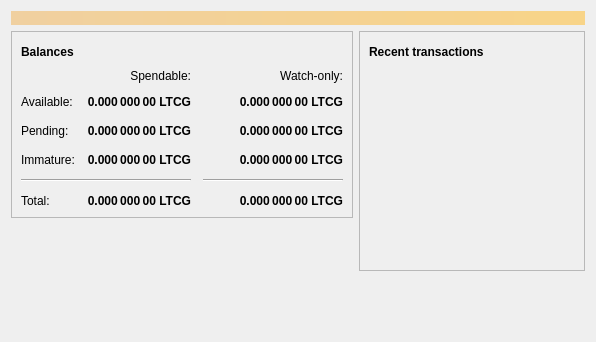
<?xml version="1.0" encoding="UTF-8"?>
<ui version="4.0">
 <class>OverviewPage</class>
 <widget class="QWidget" name="OverviewPage">
  <property name="geometry">
   <rect>
    <x>0</x>
    <y>0</y>
    <width>596</width>
    <height>342</height>
   </rect>
  </property>
  <property name="windowTitle">
   <string>Form</string>
  </property>
  <layout class="QVBoxLayout" name="topLayout">
   <item>
    <widget class="QLabel" name="labelAlerts">
     <property name="visible">
      <bool>false</bool>
     </property>
     <property name="styleSheet">
      <string notr="true">QLabel { background-color: qlineargradient(x1: 0, y1: 0, x2: 1, y2: 0, stop:0 #F0D0A0, stop:1 #F8D488); color:#000000; }</string>
     </property>
     <property name="wordWrap">
      <bool>true</bool>
     </property>
     <property name="margin">
      <number>3</number>
     </property>
     <property name="textInteractionFlags">
      <set>Qt::TextSelectableByMouse</set>
     </property>
    </widget>
   </item>
   <item>
    <layout class="QHBoxLayout" name="horizontalLayout" stretch="1,1">
     <item>
      <layout class="QVBoxLayout" name="verticalLayout_2">
       <item>
        <widget class="QFrame" name="frame">
         <property name="frameShape">
          <enum>QFrame::StyledPanel</enum>
         </property>
         <property name="frameShadow">
          <enum>QFrame::Raised</enum>
         </property>
         <layout class="QVBoxLayout" name="verticalLayout_4">
          <item>
           <layout class="QHBoxLayout" name="horizontalLayout_4">
            <item>
             <widget class="QLabel" name="label_5">
              <property name="font">
               <font>
                <weight>75</weight>
                <bold>true</bold>
               </font>
              </property>
              <property name="text">
               <string>Balances</string>
              </property>
             </widget>
            </item>
            <item>
             <widget class="QPushButton" name="labelWalletStatus">
              <property name="enabled">
               <bool>true</bool>
              </property>
              <property name="maximumSize">
               <size>
                <width>30</width>
                <height>16777215</height>
               </size>
              </property>
              <property name="toolTip">
               <string>The displayed information may be out of date. Your wallet automatically synchronizes with the Litecoingreen network after a connection is established, but this process has not completed yet.</string>
              </property>
              <property name="text">
               <string/>
              </property>
              <property name="icon">
               <iconset resource="../bitcoin.qrc">
                <normaloff>:/icons/warning</normaloff>
                <disabledoff>:/icons/warning</disabledoff>:/icons/warning</iconset>
              </property>
              <property name="iconSize">
               <size>
                <width>24</width>
                <height>24</height>
               </size>
              </property>
              <property name="flat">
               <bool>true</bool>
              </property>
             </widget>
            </item>
            <item>
             <spacer name="horizontalSpacer_3">
              <property name="orientation">
               <enum>Qt::Horizontal</enum>
              </property>
              <property name="sizeHint" stdset="0">
               <size>
                <width>40</width>
                <height>20</height>
               </size>
              </property>
             </spacer>
            </item>
           </layout>
          </item>
          <item>
           <layout class="QGridLayout" name="gridLayout">
            <property name="spacing">
             <number>12</number>
            </property>
            <item row="2" column="2">
             <widget class="QLabel" name="labelWatchPending">
              <property name="font">
               <font>
                <weight>75</weight>
                <bold>true</bold>
               </font>
              </property>
              <property name="cursor">
               <cursorShape>IBeamCursor</cursorShape>
              </property>
              <property name="toolTip">
               <string>Unconfirmed transactions to watch-only addresses</string>
              </property>
              <property name="text">
               <string notr="true">0.000 000 00 LTCG</string>
              </property>
              <property name="alignment">
               <set>Qt::AlignRight|Qt::AlignTrailing|Qt::AlignVCenter</set>
              </property>
              <property name="textInteractionFlags">
               <set>Qt::LinksAccessibleByMouse|Qt::TextSelectableByKeyboard|Qt::TextSelectableByMouse</set>
              </property>
             </widget>
            </item>
            <item row="2" column="1">
             <widget class="QLabel" name="labelUnconfirmed">
              <property name="font">
               <font>
                <weight>75</weight>
                <bold>true</bold>
               </font>
              </property>
              <property name="cursor">
               <cursorShape>IBeamCursor</cursorShape>
              </property>
              <property name="toolTip">
               <string>Total of transactions that have yet to be confirmed, and do not yet count toward the spendable balance</string>
              </property>
              <property name="text">
               <string notr="true">0.000 000 00 LTCG</string>
              </property>
              <property name="alignment">
               <set>Qt::AlignRight|Qt::AlignTrailing|Qt::AlignVCenter</set>
              </property>
              <property name="textInteractionFlags">
               <set>Qt::LinksAccessibleByMouse|Qt::TextSelectableByKeyboard|Qt::TextSelectableByMouse</set>
              </property>
             </widget>
            </item>
            <item row="3" column="2">
             <widget class="QLabel" name="labelWatchImmature">
              <property name="font">
               <font>
                <weight>75</weight>
                <bold>true</bold>
               </font>
              </property>
              <property name="cursor">
               <cursorShape>IBeamCursor</cursorShape>
              </property>
              <property name="toolTip">
               <string>Mined balance in watch-only addresses that has not yet matured</string>
              </property>
              <property name="text">
               <string notr="true">0.000 000 00 LTCG</string>
              </property>
              <property name="alignment">
               <set>Qt::AlignRight|Qt::AlignTrailing|Qt::AlignVCenter</set>
              </property>
              <property name="textInteractionFlags">
               <set>Qt::LinksAccessibleByMouse|Qt::TextSelectableByKeyboard|Qt::TextSelectableByMouse</set>
              </property>
             </widget>
            </item>
            <item row="4" column="0" colspan="2">
             <widget class="Line" name="line">
              <property name="orientation">
               <enum>Qt::Horizontal</enum>
              </property>
             </widget>
            </item>
            <item row="4" column="2">
             <widget class="Line" name="lineWatchBalance">
              <property name="sizePolicy">
               <sizepolicy hsizetype="Preferred" vsizetype="Fixed">
                <horstretch>0</horstretch>
                <verstretch>0</verstretch>
               </sizepolicy>
              </property>
              <property name="minimumSize">
               <size>
                <width>140</width>
                <height>0</height>
               </size>
              </property>
              <property name="orientation">
               <enum>Qt::Horizontal</enum>
              </property>
             </widget>
            </item>
            <item row="5" column="0">
             <widget class="QLabel" name="labelTotalText">
              <property name="text">
               <string>Total:</string>
              </property>
             </widget>
            </item>
            <item row="3" column="1">
             <widget class="QLabel" name="labelImmature">
              <property name="font">
               <font>
                <weight>75</weight>
                <bold>true</bold>
               </font>
              </property>
              <property name="cursor">
               <cursorShape>IBeamCursor</cursorShape>
              </property>
              <property name="toolTip">
               <string>Mined balance that has not yet matured</string>
              </property>
              <property name="text">
               <string notr="true">0.000 000 00 LTCG</string>
              </property>
              <property name="alignment">
               <set>Qt::AlignRight|Qt::AlignTrailing|Qt::AlignVCenter</set>
              </property>
              <property name="textInteractionFlags">
               <set>Qt::LinksAccessibleByMouse|Qt::TextSelectableByKeyboard|Qt::TextSelectableByMouse</set>
              </property>
             </widget>
            </item>
            <item row="2" column="3">
             <spacer name="horizontalSpacer_2">
              <property name="orientation">
               <enum>Qt::Horizontal</enum>
              </property>
              <property name="sizeHint" stdset="0">
               <size>
                <width>40</width>
                <height>20</height>
               </size>
              </property>
             </spacer>
            </item>
            <item row="3" column="0">
             <widget class="QLabel" name="labelImmatureText">
              <property name="text">
               <string>Immature:</string>
              </property>
             </widget>
            </item>
            <item row="5" column="1">
             <widget class="QLabel" name="labelTotal">
              <property name="font">
               <font>
                <weight>75</weight>
                <bold>true</bold>
               </font>
              </property>
              <property name="cursor">
               <cursorShape>IBeamCursor</cursorShape>
              </property>
              <property name="toolTip">
               <string>Your current total balance</string>
              </property>
              <property name="text">
               <string notr="true">0.000 000 00 LTCG</string>
              </property>
              <property name="alignment">
               <set>Qt::AlignRight|Qt::AlignTrailing|Qt::AlignVCenter</set>
              </property>
              <property name="textInteractionFlags">
               <set>Qt::LinksAccessibleByMouse|Qt::TextSelectableByKeyboard|Qt::TextSelectableByMouse</set>
              </property>
             </widget>
            </item>
            <item row="5" column="2">
             <widget class="QLabel" name="labelWatchTotal">
              <property name="font">
               <font>
                <weight>75</weight>
                <bold>true</bold>
               </font>
              </property>
              <property name="cursor">
               <cursorShape>IBeamCursor</cursorShape>
              </property>
              <property name="toolTip">
               <string>Current total balance in watch-only addresses</string>
              </property>
              <property name="text">
               <string notr="true">0.000 000 00 LTCG</string>
              </property>
              <property name="alignment">
               <set>Qt::AlignRight|Qt::AlignTrailing|Qt::AlignVCenter</set>
              </property>
              <property name="textInteractionFlags">
               <set>Qt::LinksAccessibleByMouse|Qt::TextSelectableByKeyboard|Qt::TextSelectableByMouse</set>
              </property>
             </widget>
            </item>
            <item row="0" column="2">
             <widget class="QLabel" name="labelWatchonly">
              <property name="text">
               <string>Watch-only:</string>
              </property>
              <property name="alignment">
               <set>Qt::AlignRight|Qt::AlignTrailing|Qt::AlignVCenter</set>
              </property>
             </widget>
            </item>
            <item row="1" column="0">
             <widget class="QLabel" name="labelBalanceText">
              <property name="text">
               <string>Available:</string>
              </property>
             </widget>
            </item>
            <item row="1" column="1">
             <widget class="QLabel" name="labelBalance">
              <property name="font">
               <font>
                <weight>75</weight>
                <bold>true</bold>
               </font>
              </property>
              <property name="cursor">
               <cursorShape>IBeamCursor</cursorShape>
              </property>
              <property name="toolTip">
               <string>Your current spendable balance</string>
              </property>
              <property name="text">
               <string notr="true">0.000 000 00 LTCG</string>
              </property>
              <property name="alignment">
               <set>Qt::AlignRight|Qt::AlignTrailing|Qt::AlignVCenter</set>
              </property>
              <property name="textInteractionFlags">
               <set>Qt::LinksAccessibleByMouse|Qt::TextSelectableByKeyboard|Qt::TextSelectableByMouse</set>
              </property>
             </widget>
            </item>
            <item row="1" column="2">
             <widget class="QLabel" name="labelWatchAvailable">
              <property name="font">
               <font>
                <weight>75</weight>
                <bold>true</bold>
               </font>
              </property>
              <property name="cursor">
               <cursorShape>IBeamCursor</cursorShape>
              </property>
              <property name="toolTip">
               <string>Your current balance in watch-only addresses</string>
              </property>
              <property name="text">
               <string notr="true">0.000 000 00 LTCG</string>
              </property>
              <property name="alignment">
               <set>Qt::AlignRight|Qt::AlignTrailing|Qt::AlignVCenter</set>
              </property>
              <property name="textInteractionFlags">
               <set>Qt::LinksAccessibleByMouse|Qt::TextSelectableByKeyboard|Qt::TextSelectableByMouse</set>
              </property>
             </widget>
            </item>
            <item row="2" column="0">
             <widget class="QLabel" name="labelPendingText">
              <property name="text">
               <string>Pending:</string>
              </property>
             </widget>
            </item>
            <item row="0" column="1">
             <widget class="QLabel" name="labelSpendable">
              <property name="text">
               <string>Spendable:</string>
              </property>
              <property name="alignment">
               <set>Qt::AlignRight|Qt::AlignTrailing|Qt::AlignVCenter</set>
              </property>
             </widget>
            </item>
           </layout>
          </item>
         </layout>
        </widget>
       </item>
       <item>
        <spacer name="verticalSpacer">
         <property name="orientation">
          <enum>Qt::Vertical</enum>
         </property>
         <property name="sizeHint" stdset="0">
          <size>
           <width>20</width>
           <height>40</height>
          </size>
         </property>
        </spacer>
       </item>
      </layout>
     </item>
     <item>
      <layout class="QVBoxLayout" name="verticalLayout_3">
       <item>
        <widget class="QFrame" name="frame_2">
         <property name="frameShape">
          <enum>QFrame::StyledPanel</enum>
         </property>
         <property name="frameShadow">
          <enum>QFrame::Raised</enum>
         </property>
         <layout class="QVBoxLayout" name="verticalLayout">
          <item>
           <layout class="QHBoxLayout" name="horizontalLayout_2">
            <item>
             <widget class="QLabel" name="label_4">
              <property name="font">
               <font>
                <weight>75</weight>
                <bold>true</bold>
               </font>
              </property>
              <property name="text">
               <string>Recent transactions</string>
              </property>
             </widget>
            </item>
            <item>
             <widget class="QPushButton" name="labelTransactionsStatus">
              <property name="enabled">
               <bool>true</bool>
              </property>
              <property name="maximumSize">
               <size>
                <width>30</width>
                <height>16777215</height>
               </size>
              </property>
              <property name="toolTip">
               <string>The displayed information may be out of date. Your wallet automatically synchronizes with the Litecoingreen network after a connection is established, but this process has not completed yet.</string>
              </property>
              <property name="text">
               <string/>
              </property>
              <property name="icon">
               <iconset resource="../bitcoin.qrc">
                <normaloff>:/icons/warning</normaloff>
                <disabledoff>:/icons/warning</disabledoff>:/icons/warning</iconset>
              </property>
              <property name="iconSize">
               <size>
                <width>24</width>
                <height>24</height>
               </size>
              </property>
              <property name="flat">
               <bool>true</bool>
              </property>
             </widget>
            </item>
            <item>
             <spacer name="horizontalSpacer">
              <property name="orientation">
               <enum>Qt::Horizontal</enum>
              </property>
              <property name="sizeHint" stdset="0">
               <size>
                <width>40</width>
                <height>20</height>
               </size>
              </property>
             </spacer>
            </item>
           </layout>
          </item>
          <item>
           <widget class="QListView" name="listTransactions">
            <property name="styleSheet">
             <string notr="true">QListView { background: transparent; }</string>
            </property>
            <property name="frameShape">
             <enum>QFrame::NoFrame</enum>
            </property>
            <property name="verticalScrollBarPolicy">
             <enum>Qt::ScrollBarAlwaysOff</enum>
            </property>
            <property name="horizontalScrollBarPolicy">
             <enum>Qt::ScrollBarAlwaysOff</enum>
            </property>
            <property name="selectionMode">
             <enum>QAbstractItemView::NoSelection</enum>
            </property>
           </widget>
          </item>
         </layout>
        </widget>
       </item>
       <item>
        <spacer name="verticalSpacer_2">
         <property name="orientation">
          <enum>Qt::Vertical</enum>
         </property>
         <property name="sizeHint" stdset="0">
          <size>
           <width>20</width>
           <height>40</height>
          </size>
         </property>
        </spacer>
       </item>
      </layout>
     </item>
    </layout>
   </item>
  </layout>
 </widget>
 <resources/>
 <connections/>
</ui>
